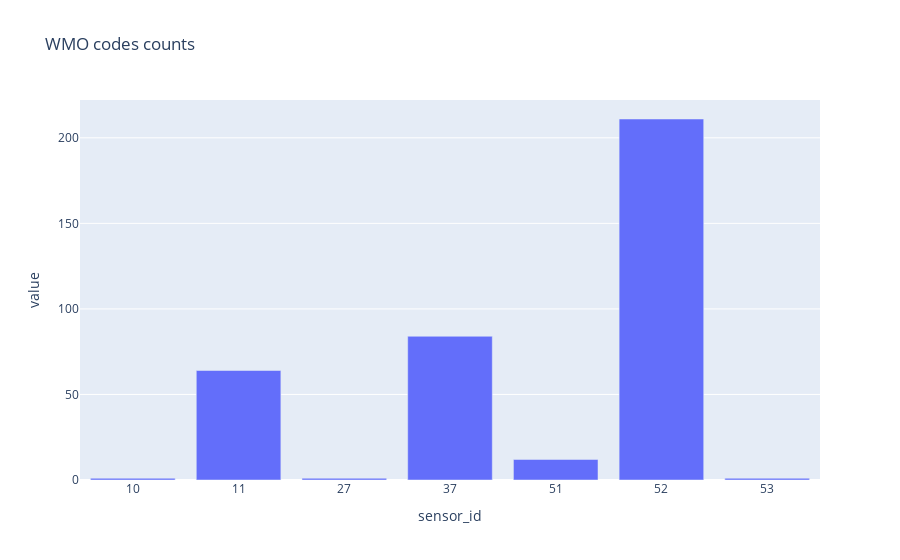

Source (notebook cell):
### Markdown cell above
## Counts and time series of the WMO sensors

### Code cell
nans_ind = np.where( (data_df.sensor_id != 'nan') & (data_df.value == 2) )[0]
data_df_clean = data_df.iloc[nans_ind]


df = data_df_clean.groupby(["sensor_id"]).count()
fig = px.bar(df, x=df.index, y='value', title = 'WMO codes counts')
fig.show()

### Figure 1 — Plotly figure (JSON) as saved in the notebook; plotly's stock layout.template omitted (floating-point values rounded to 4 significant figures)
{"data": [{"alignmentgroup": "True", "hovertemplate": "sensor_id=%{x}<br>value=%{y}<extra></extra>", "legendgroup": "", "marker": {"color": "#636efa", "pattern": {"shape": ""}}, "name": "", "offsetgroup": "", "orientation": "v", "showlegend": false, "textposition": "auto", "type": "bar", "x": ["10", "11", "27", "37", "51", "52", "53"], "xaxis": "x", "y": [1, 64, 1, 84, 12, 211, 1], "yaxis": "y"}], "layout": {"autosize": true, "barmode": "relative", "legend": {"tracegroupgap": 0}, "title": {"text": "WMO codes counts"}, "xaxis": {"anchor": "y", "autorange": true, "domain": [0, 1], "range": [-0.5, 6.5], "title": {"text": "sensor_id"}, "type": "category"}, "yaxis": {"anchor": "x", "autorange": true, "domain": [0, 1], "range": [0, 222.1], "title": {"text": "value"}, "type": "linear"}}}
